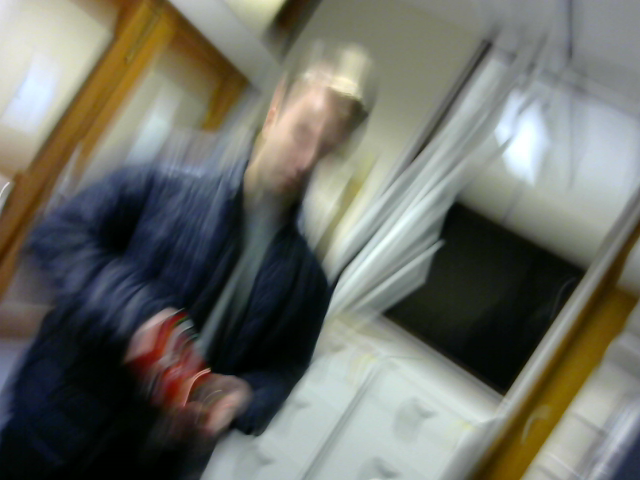
#> input picture dani_robot_image0.png, 640 x 480 px, given in place of the camera
$ python green_obj_track.py   (older library calls are emulated)
#> lines starting #> are read from the running program, lines starting #| are printed output that depends on the picture; after the words box and inside, x2 and y2 are one past the last pixel; in counts of white or black regions, pixels touching at a corner belong together
import cv2
import numpy as np

#Upper & lower bounds for colour green
lowerBound = np.array([31,80,40])
upperBound = np.array([50,255,255])#

kernelOpen=np.ones((5,5))
kernelClose=np.ones((20,20))
cap = cv2.VideoCapture(1)

#ont =cv2.cv.InitFont(cv2.cv.CV_FONT_HERSHEY_SIMPLEX,2,0.5,0,3,1)
font = cv2.FONT_HERSHEY_COMPLEX
r,f = cap.read()
#> f is the input picture: shape (480, 640, 3); mean B, G, R 101.6, 109.8, 108.7
while True:
    ret, frame = cap.read()
    #Resized to process faster
    frame = cv2.resize(frame,(340,220))
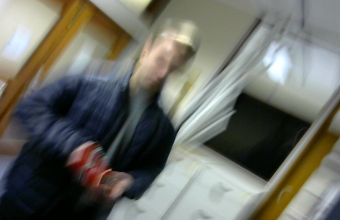
#> frame: shape (220, 340, 3); mean B, G, R 101.5, 109.7, 108.6
    frame_HSV = cv2.cvtColor(frame,cv2.COLOR_BGR2HSV)
#> frame_HSV: shape (220, 340, 3); mean H, S, V 63.7, 76.2, 117.1
    # Create filter for green colour
    g_mask = cv2.inRange(frame_HSV, lowerBound, upperBound)
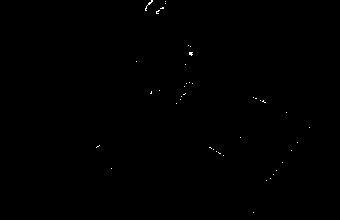
#> g_mask: shape (220, 340); 0.14% white in thin lines or dots, all inside (x1, y1, x2, y2) = (96, 0, 310, 213)


    g_maskOpen=cv2.morphologyEx(g_mask,cv2.MORPH_OPEN,kernelOpen)
#> g_maskOpen: shape (220, 340); every value is 0
    g_maskClose=cv2.morphologyEx(g_maskOpen,cv2.MORPH_CLOSE,kernelClose)
    g_maskFinal = g_maskClose
    im,contours,hier = cv2.findContours(g_maskFinal.copy(), cv2.RETR_EXTERNAL, cv2.CHAIN_APPROX_NONE)
#> contours = []
    cv2.drawContours(frame,contours,-1,(0,255,255),3)
    for i in range(len(contours)):
        x, y, w, h = cv2.boundingRect(contours[i])
        cv2.rectangle(frame, (x, y), (x + w, y + h), (0, 0, 255), 2)
        cv2.putText(frame, str(i + 1), (x-10, y+h+10), font, fontScale = 0.75, color =  (25, 0, 0), thickness = 2)
#> this loop made 0 passes
        #cv2.putText()
    cv2.imshow("g_maskClose", g_maskClose)
    cv2.imshow("g_maskOpen", g_maskOpen)
    cv2.imshow("cam", frame)
    k = cv2.waitKey(10) & 0xFF
#> (key Esc is pressed here)
    if k == 27:
        break

$ run again, on dani_robot_image1.png
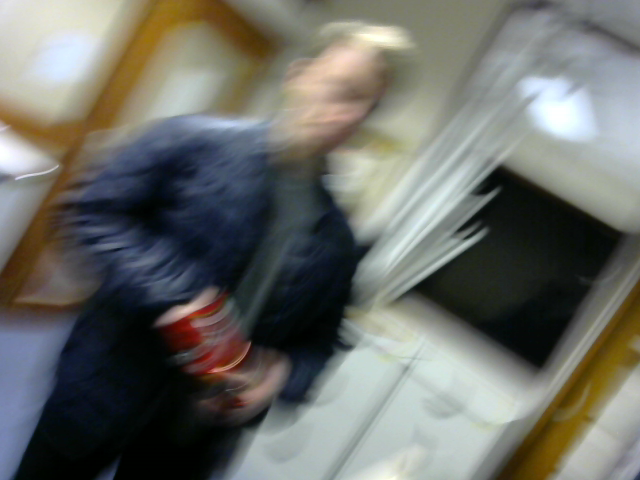
#> input picture dani_robot_image1.png, 640 x 480 px, given in place of the camera
#> f is the input picture: shape (480, 640, 3); mean B, G, R 103.5, 109, 107.5
#> `frame = cv2.resize(frame,(340,220))`:
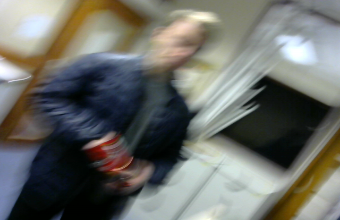
#> frame: shape (220, 340, 3); mean B, G, R 103.3, 108.9, 107.5
#> frame_HSV: shape (220, 340, 3); mean H, S, V 66.1, 73.5, 117.1
#> g_mask: shape (220, 340); 0.04% white in thin lines or dots, all inside (x1, y1, x2, y2) = (114, 64, 322, 177)
#> g_maskOpen: shape (220, 340); every value is 0
#> contours = []
